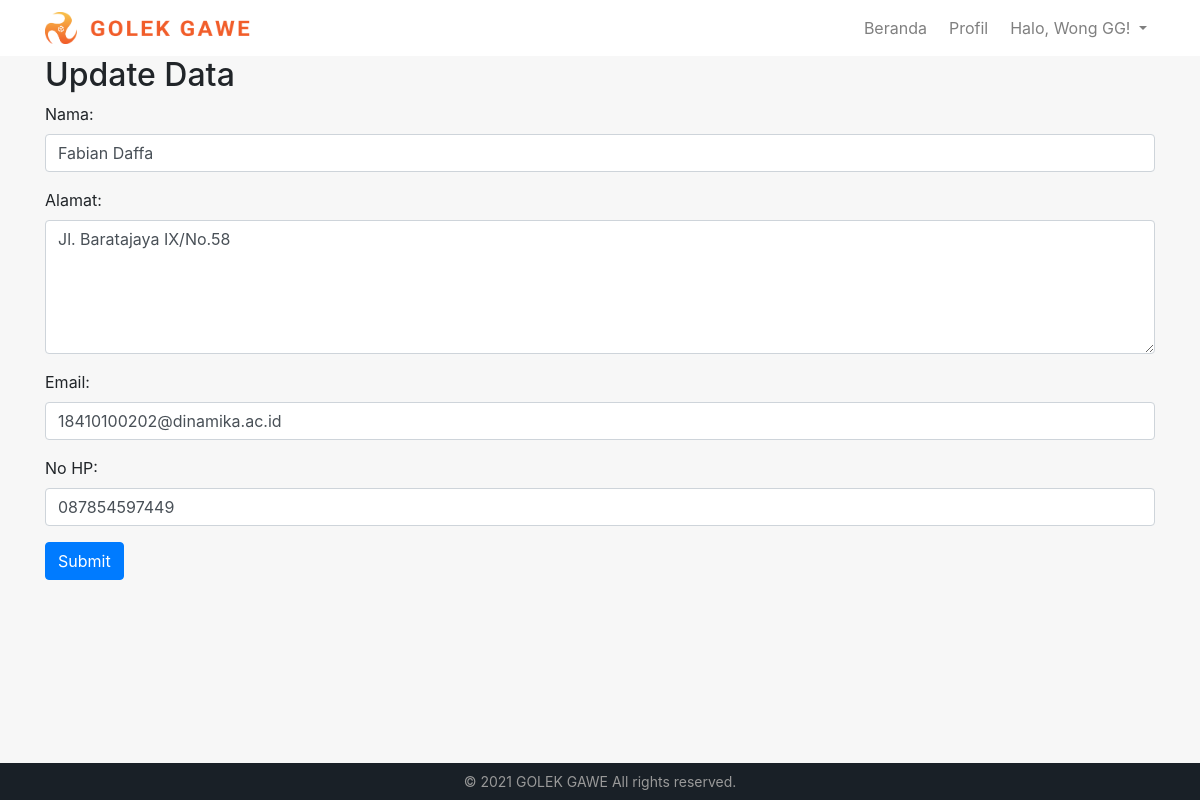
The app's page /update.php?id_user=23 with its own data.
### tables this page shows
CREATE TABLE `user` (
  `id_user` int(11) NOT NULL,
  `username` varchar(255) NOT NULL,
  `nama` varchar(50) NOT NULL,
  `gender` enum('Laki Laki','Perempuan') NOT NULL,
  `alamat` varchar(50) NOT NULL,
  `email` varchar(40) NOT NULL,
  `no_hp` varchar(13) NOT NULL,
  `instansi` varchar(50) NOT NULL,
  `posisi` varchar(50) NOT NULL,
  `kontribusi` varchar(255) NOT NULL,
  `institusi` varchar(50) NOT NULL,
  `ijazah` enum('Sekolah','Diploma','Sarjana','Magister','Lainnya') NOT NULL
);

### update.php (the view, shortened to what this page needs)
<!DOCTYPE html>
<html>
<?php
    include('head.php');
    include "navbar.php";
?>
<body>
<div class="container">
    <?php
    include "koneksi.php";
    function input($data) {
        $data = trim($data);
        $data = stripslashes($data);
        $data = htmlspecialchars($data);
        return $data;
    }
    if (isset($_GET['id_user'])) {
        $id_user=input($_GET["id_user"]);
        $sql="select * from user where id_user=$id_user";
        $hasil=mysqli_query($kon,$sql);
        $data = mysqli_fetch_assoc($hasil);
    }
    ?>
    <h2>Update Data</h2>
    <form action="<?php echo htmlspecialchars($_SERVER["PHP_SELF"]);?>" method="post">
        <div class="form-group">
            <label>Nama:</label>
            <input type="text" name="nama" class="form-control" value="<?php echo $data['nama']; ?>" placeholder="Masukan Nama" required/>
        </div>
        <div class="form-group">
            <label>Alamat:</label>
            <textarea name="alamat" class="form-control" rows="5" placeholder="Masukan Alamat" required><?php echo $data['alamat']; ?></textarea>
        </div>
        <div class="form-group">
            <label>Email:</label>
            <input type="email" name="email" class="form-control" value="<?php echo $data['email']; ?>" placeholder="Masukan Email" required/>
        </div>
        <div class="form-group">
            <label>No HP:</label>
            <input type="text" name="no_hp" class="form-control" value="<?php echo $data['no_hp']; ?>" placeholder="Masukan No HP" required/>
        </div>
        <button type="submit" name="submit" class="btn btn-primary">Submit</button>
    </form>
</div>
<?php include('footer.php') ?>
</body>
</html>

### assets/css/style.css (style rules this page uses)
body { background-color: #f7f7f7; }

### records on screen
user: nama "Fabian Daffa", alamat "Jl. Baratajaya IX/No.58", email "18410100202@dinamika.ac.id", no_hp "087854597449"
